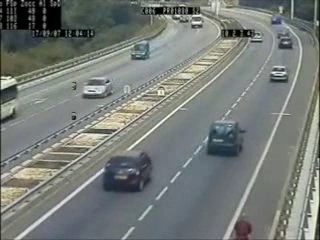
#> input picture frame 75 of 2024/processamento_imagem/trabaho 4/exe2/project-pycharm/cars.avi, 320 x 240 px
$ python subtrair_imagem.py
#> lines starting #> are read from the running program, lines starting #| are printed output that depends on the picture; after the words box and inside, x2 and y2 are one past the last pixel; in counts of white or black regions, pixels touching at a corner belong together
"""
Alunos: Luan Lavandoski Guarnieri, Maria Eduarda Krutzsch
"""
import cv2

cascade_src = 'cars.xml'
video_src = 'cars.avi'

cap = cv2.VideoCapture(video_src)
car_cascade = cv2.CascadeClassifier(cascade_src)

# capturar primeiro frame do primeiro frame
ret, prev_frame = cap.read()
#> prev_frame is the input picture: shape (240, 320, 3); mean B, G, R 120, 123.9, 118.8
prev_gray = cv2.cvtColor(prev_frame, cv2.COLOR_BGR2GRAY)

while cap.isOpened():
    ret, frame = cap.read()
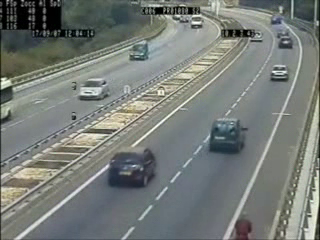
#> input picture frame 76 of 2024/processamento_imagem/trabaho 4/exe2/project-pycharm/cars.avi, 320 x 240 px
#> frame is the input picture: shape (240, 320, 3); mean B, G, R 119.9, 124, 118.8
    if type(frame) == type(None):
        break

    gray = cv2.cvtColor(frame, cv2.COLOR_BGR2GRAY)
    # é necessário, primeiramente, realizar a subtração de imagens
    diff = cv2.absdiff(gray, prev_gray)
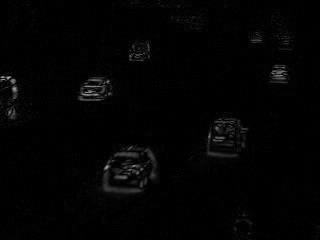
#> diff: shape (240, 320); min 0, max 178, mean 3.2

    # utilizado o filtro de média e em seguida, o filtro de limiarização
    blurred = cv2.blur(diff, (3, 3))
    _, thresh = cv2.threshold(blurred, 20, 255, cv2.THRESH_BINARY)
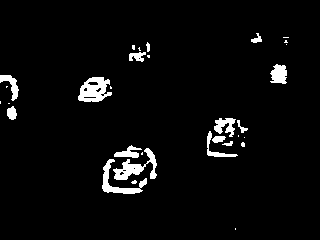
#> thresh: shape (240, 320); 4% white; 31 white regions (16 under 20 px), largest, box (x1, y1, x2, y2) and area: (78, 77, 112, 102) 551, (113, 148, 157, 180) 513, (102, 159, 147, 194) 427

    # necessária a aplicação de outro filtro de média e de threshold sobre a imagem.
    blurred2 = cv2.blur(thresh, (3, 3))
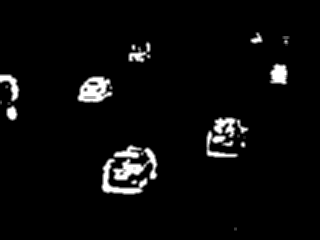
#> blurred2: shape (240, 320); min 0, max 255, mean 10.3
    _, final_thresh = cv2.threshold(blurred2, 60, 255, cv2.THRESH_BINARY)
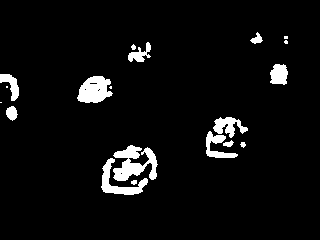
#> final_thresh: shape (240, 320); 5.2% white; 19 white regions (5 under 20 px), largest, box (x1, y1, x2, y2) and area: (113, 145, 158, 181) 897, (77, 76, 113, 103) 683, (101, 158, 148, 195) 552

    cv2.imshow('video', final_thresh)

    if cv2.waitKey(33) == 27:
#> (key Esc is pressed here)
        break

    # atualizar frame anterior
    prev_gray = gray.copy()

cv2.destroyAllWindows()

$ run again, starting later in the video
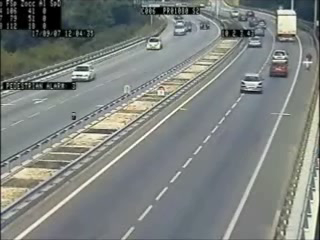
#> input picture frame 600 of 2024/processamento_imagem/trabaho 4/exe2/project-pycharm/cars.avi, 320 x 240 px
#> prev_frame is the input picture: shape (240, 320, 3); mean B, G, R 126.6, 129.8, 124.9
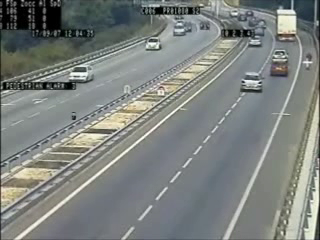
#> input picture frame 601 of 2024/processamento_imagem/trabaho 4/exe2/project-pycharm/cars.avi, 320 x 240 px
#> frame is the input picture: shape (240, 320, 3); mean B, G, R 126.5, 129.6, 125.1
#> thresh: shape (240, 320); 1.6% white; 19 white regions (12 under 20 px), largest, box (x1, y1, x2, y2) and area: (240, 72, 264, 95) 408, (68, 63, 96, 84) 391, (272, 49, 288, 63) 145
#> `_, final_thresh = cv2.threshold(blurred2, 60, 255, cv2.THRESH_BINARY)`:
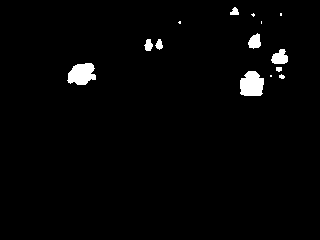
#> final_thresh: shape (240, 320); 2% white; 14 white regions (5 under 20 px), largest, box (x1, y1, x2, y2) and area: (240, 71, 264, 96) 493, (67, 63, 96, 85) 469, (271, 49, 288, 64) 183
